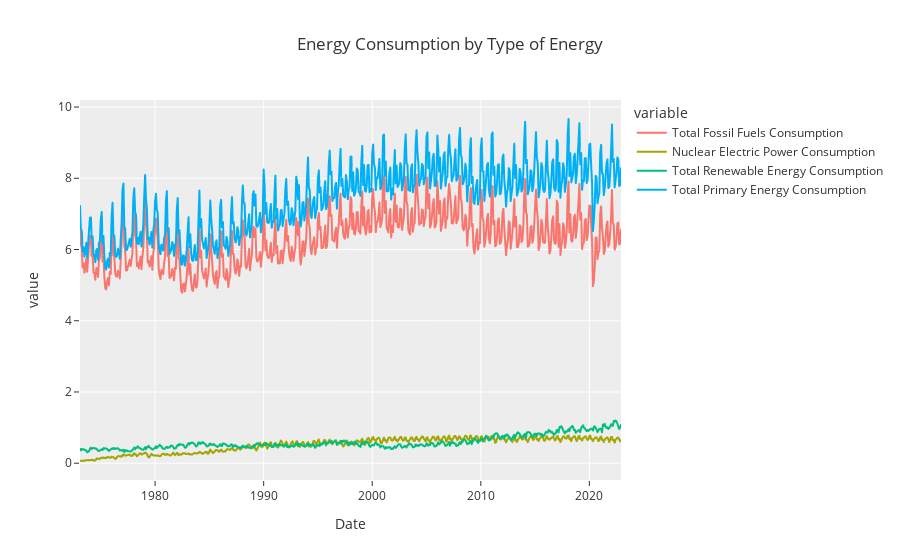

The code cell stored with this chart in its notebook:
### Code cell
fig3 = px.line(con_type_trend, x=con_type_trend.index, y=['Total Fossil Fuels Consumption', 'Nuclear Electric Power Consumption', 'Total Renewable Energy Consumption', 'Total Primary Energy Consumption'],title=" Energy Consumption by Type of Energy")

fig3.show()

### Figure 1 — Plotly figure (JSON) as saved in the notebook; plotly's stock layout.template omitted (floating-point values rounded to 4 significant figures; data arrays with more than 128 entries replaced by an {"elided": "..."} marker saying what was removed)
{"data": [{"hovertemplate": "variable=Total Fossil Fuels Consumption<br>Date=%{x}<br>value=%{y}<extra></extra>", "legendgroup": "Total Fossil Fuels Consumption", "line": {"color": "#F8766D", "dash": "solid"}, "marker": {"symbol": "circle"}, "mode": "lines", "name": "Total Fossil Fuels Consumption", "showlegend": true, "type": "scattergl", "x": {"elided": "599 str values"}, "xaxis": "x", "y": {"elided": "599 float values"}, "yaxis": "y"}, {"hovertemplate": "variable=Nuclear Electric Power Consumption<br>Date=%{x}<br>value=%{y}<extra></extra>", "legendgroup": "Nuclear Electric Power Consumption", "line": {"color": "#A3A500", "dash": "solid"}, "marker": {"symbol": "circle"}, "mode": "lines", "name": "Nuclear Electric Power Consumption", "showlegend": true, "type": "scattergl", "x": {"elided": "599 str values"}, "xaxis": "x", "y": {"elided": "599 float values"}, "yaxis": "y"}, {"hovertemplate": "variable=Total Renewable Energy Consumption<br>Date=%{x}<br>value=%{y}<extra></extra>", "legendgroup": "Total Renewable Energy Consumption", "line": {"color": "#00BF7D", "dash": "solid"}, "marker": {"symbol": "circle"}, "mode": "lines", "name": "Total Renewable Energy Consumption", "showlegend": true, "type": "scattergl", "x": {"elided": "599 str values"}, "xaxis": "x", "y": {"elided": "599 float values"}, "yaxis": "y"}, {"hovertemplate": "variable=Total Primary Energy Consumption<br>Date=%{x}<br>value=%{y}<extra></extra>", "legendgroup": "Total Primary Energy Consumption", "line": {"color": "#00B0F6", "dash": "solid"}, "marker": {"symbol": "circle"}, "mode": "lines", "name": "Total Primary Energy Consumption", "showlegend": true, "type": "scattergl", "x": {"elided": "599 str values"}, "xaxis": "x", "y": {"elided": "599 float values"}, "yaxis": "y"}], "layout": {"legend": {"title": {"text": "variable"}, "tracegroupgap": 0}, "title": {"text": " Energy Consumption by Type of Energy"}, "xaxis": {"anchor": "y", "domain": [0, 1], "title": {"text": "Date"}}, "yaxis": {"anchor": "x", "domain": [0, 1], "title": {"text": "value"}}}}
